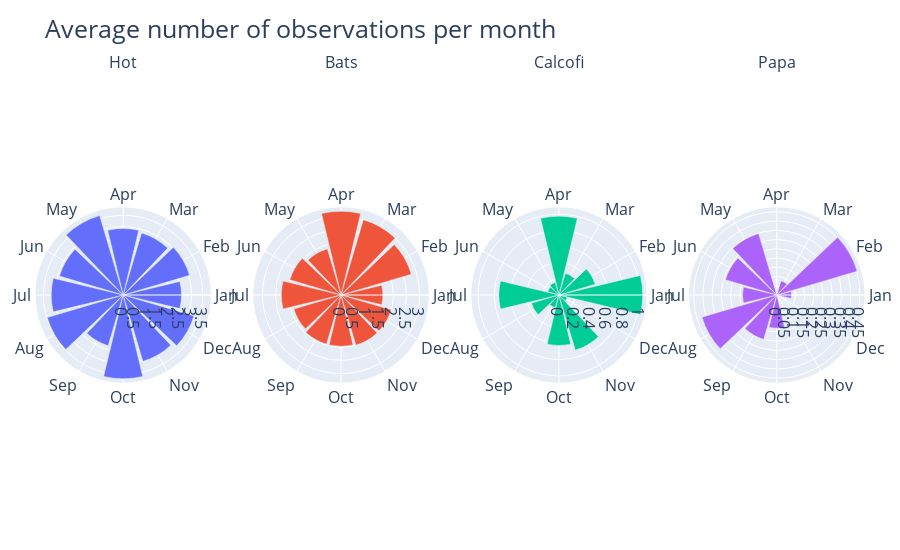

Notebook source saved alongside this figure:
### Code cell
figure = make_subplots(
    rows=1,
    cols=4,
    specs=[[{"type": "barpolar"}] * 4],
    subplot_titles=["Hot", "Bats", "Calcofi", "Papa"],
)

for i, station in enumerate(["hot", "bats", "calcofi", "papa"]):
    figure.add_trace(
        go.Barpolar(
            r=monthly_by_station[station],
            theta=monthly_by_station["month"],
            name=station.capitalize(),
            marker_color=px.colors.qualitative.Plotly[i],
        ),
        row=1,
        col=i + 1,
    )
# figure.update_traces(texttemplate="%{r}", textfont_size=12)
figure.update_layout(
    title_text="Average number of observations per month",
    title_font_size=25,
    showlegend=False,
    font=dict(size=16),
    margin=dict(l=35, r=35, t=75, b=35),
    height=550,
    # change la range des valeurs
    # polar1={"radialaxis": {"range": [0, 0.4]}},
    # polar2={"radialaxis": {"range": [0, 0.4]}},
    # polar3={"radialaxis": {"range": [0, 0.15]}},
    # polar4={"radialaxis": {"range": [0, 0.15]}},
)
figure.show()

### Figure 1 — Plotly figure (JSON) as saved in the notebook; plotly's stock layout.template omitted (floating-point values rounded to 4 significant figures)
{"data": [{"marker": {"color": "#636EFA"}, "name": "Hot", "r": [2.56, 3.04, 2.84, 2.92, 3.64, 2.92, 3.16, 3.48, 2.32, 3.68, 3.04, 3.24], "subplot": "polar", "theta": ["Jan", "Feb", "Mar", "Apr", "May", "Jun", "Jul", "Aug", "Sep", "Oct", "Nov", "Dec"], "type": "barpolar"}, {"marker": {"color": "#EF553B"}, "name": "Bats", "r": [1.6, 2.8, 3, 3.2, 1.84, 2.04, 2.28, 1.88, 1.96, 1.96, 2, 2], "subplot": "polar2", "theta": ["Jan", "Feb", "Mar", "Apr", "May", "Jun", "Jul", "Aug", "Sep", "Oct", "Nov", "Dec"], "type": "barpolar"}, {"marker": {"color": "#00CC96"}, "name": "Calcofi", "r": [1.036, 0.4673, 0.2815, 0.9751, 0.1629, 0.144, 0.7436, 0.3548, 0.1642, 0.6251, 0.711, 0.1067], "subplot": "polar3", "theta": ["Jan", "Feb", "Mar", "Apr", "May", "Jun", "Jul", "Aug", "Sep", "Oct", "Nov", "Dec"], "type": "barpolar"}, {"marker": {"color": "#AB63FA"}, "name": "Papa", "r": [0.08, 0.4533, 0.08, null, 0.3467, 0.29, 0.1855, 0.4222, 0.2507, 0.18, null, null], "subplot": "polar4", "theta": ["Jan", "Feb", "Mar", "Apr", "May", "Jun", "Jul", "Aug", "Sep", "Oct", "Nov", "Dec"], "type": "barpolar"}], "layout": {"annotations": [{"font": {"size": 16}, "showarrow": false, "text": "Hot", "x": 0.1062, "xanchor": "center", "xref": "paper", "y": 1, "yanchor": "bottom", "yref": "paper"}, {"font": {"size": 16}, "showarrow": false, "text": "Bats", "x": 0.3688, "xanchor": "center", "xref": "paper", "y": 1, "yanchor": "bottom", "yref": "paper"}, {"font": {"size": 16}, "showarrow": false, "text": "Calcofi", "x": 0.6313, "xanchor": "center", "xref": "paper", "y": 1, "yanchor": "bottom", "yref": "paper"}, {"font": {"size": 16}, "showarrow": false, "text": "Papa", "x": 0.8938, "xanchor": "center", "xref": "paper", "y": 1, "yanchor": "bottom", "yref": "paper"}], "font": {"size": 16}, "height": 550, "margin": {"b": 35, "l": 35, "r": 35, "t": 75}, "polar": {"domain": {"x": [0, 0.2125], "y": [0, 1]}}, "polar2": {"domain": {"x": [0.2625, 0.475], "y": [0, 1]}}, "polar3": {"domain": {"x": [0.525, 0.7375], "y": [0, 1]}}, "polar4": {"domain": {"x": [0.7875, 1], "y": [0, 1]}}, "showlegend": false, "title": {"font": {"size": 25}, "text": "Average number of observations per month"}}}
